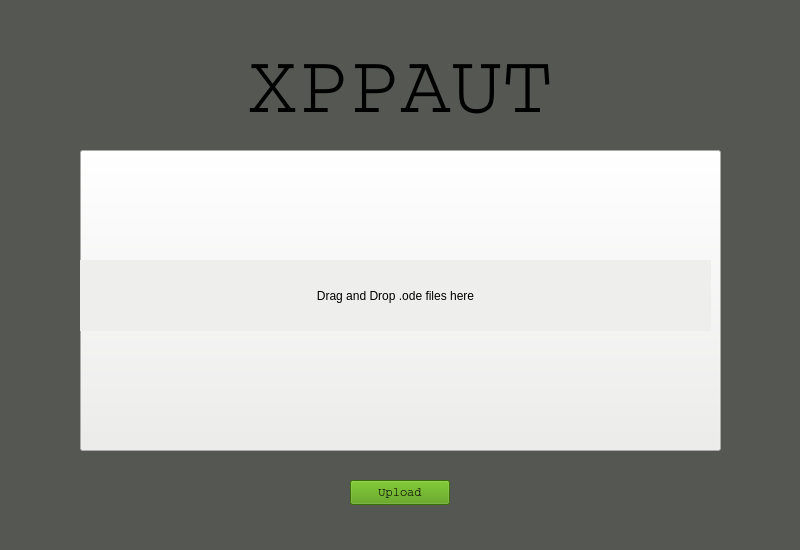
<?xml version="1.0" encoding="UTF-8"?>
<ui version="4.0">
 <class>Widget</class>
 <widget class="QWidget" name="Widget">
  <property name="geometry">
   <rect>
    <x>0</x>
    <y>0</y>
    <width>800</width>
    <height>550</height>
   </rect>
  </property>
  <property name="acceptDrops">
   <bool>true</bool>
  </property>
  <property name="windowTitle">
   <string>XPP</string>
  </property>
  <property name="windowIcon">
   <iconset>
    <normaloff>../xppMainWindow/ph.png</normaloff>../xppMainWindow/ph.png</iconset>
  </property>
  <property name="styleSheet">
   <string notr="true">background-color: rgb(186, 189, 182);
background-color: rgb(85, 87, 83);</string>
  </property>
  <widget class="QLabel" name="label">
   <property name="geometry">
    <rect>
     <x>0</x>
     <y>40</y>
     <width>800</width>
     <height>100</height>
    </rect>
   </property>
   <property name="font">
    <font>
     <family>Courier</family>
     <pointsize>64</pointsize>
    </font>
   </property>
   <property name="toolTip">
    <string extracomment="hello"/>
   </property>
   <property name="toolTipDuration">
    <number>1</number>
   </property>
   <property name="text">
    <string>XPPAUT</string>
   </property>
   <property name="alignment">
    <set>Qt::AlignHCenter|Qt::AlignTop</set>
   </property>
  </widget>
  <widget class="QPushButton" name="pushButton">
   <property name="geometry">
    <rect>
     <x>350</x>
     <y>480</y>
     <width>100</width>
     <height>25</height>
    </rect>
   </property>
   <property name="font">
    <font>
     <family>Courier</family>
    </font>
   </property>
   <property name="styleSheet">
    <string notr="true">background-color: rgb(78, 154, 6);</string>
   </property>
   <property name="text">
    <string>Upload</string>
   </property>
  </widget>
  <widget class="QPushButton" name="pushButton_2">
   <property name="geometry">
    <rect>
     <x>80</x>
     <y>150</y>
     <width>641</width>
     <height>301</height>
    </rect>
   </property>
   <property name="cursor">
    <cursorShape>PointingHandCursor</cursorShape>
   </property>
   <property name="mouseTracking">
    <bool>true</bool>
   </property>
   <property name="acceptDrops">
    <bool>true</bool>
   </property>
   <property name="styleSheet">
    <string notr="true">background-color: rgb(238, 238, 236);</string>
   </property>
   <property name="text">
    <string/>
   </property>
  </widget>
  <widget class="QLabel" name="label_2">
   <property name="geometry">
    <rect>
     <x>80</x>
     <y>260</y>
     <width>631</width>
     <height>71</height>
    </rect>
   </property>
   <property name="layoutDirection">
    <enum>Qt::LeftToRight</enum>
   </property>
   <property name="styleSheet">
    <string notr="true">font: 11pt &quot;courier&quot;;
background-color: rgb(238, 238, 236);</string>
   </property>
   <property name="text">
    <string>Drag and Drop .ode files here</string>
   </property>
   <property name="alignment">
    <set>Qt::AlignCenter</set>
   </property>
  </widget>
 </widget>
 <resources/>
 <connections>
  <connection>
   <sender>pushButton_2</sender>
   <signal>clicked()</signal>
   <receiver>label_2</receiver>
   <slot>clear()</slot>
   <hints>
    <hint type="sourcelabel">
     <x>59</x>
     <y>24</y>
    </hint>
    <hint type="destinationlabel">
     <x>395</x>
     <y>295</y>
    </hint>
   </hints>
  </connection>
 </connections>
</ui>
